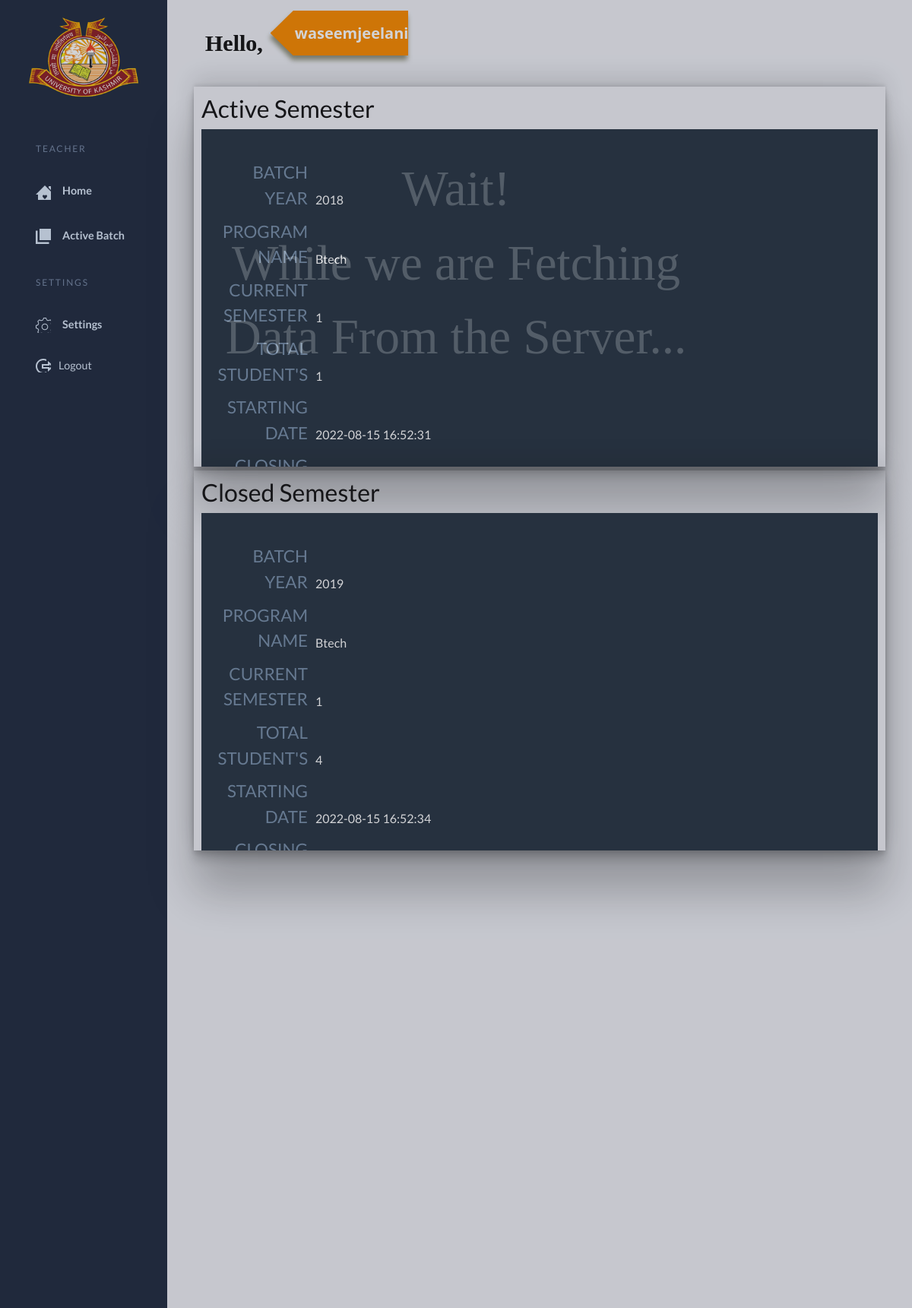
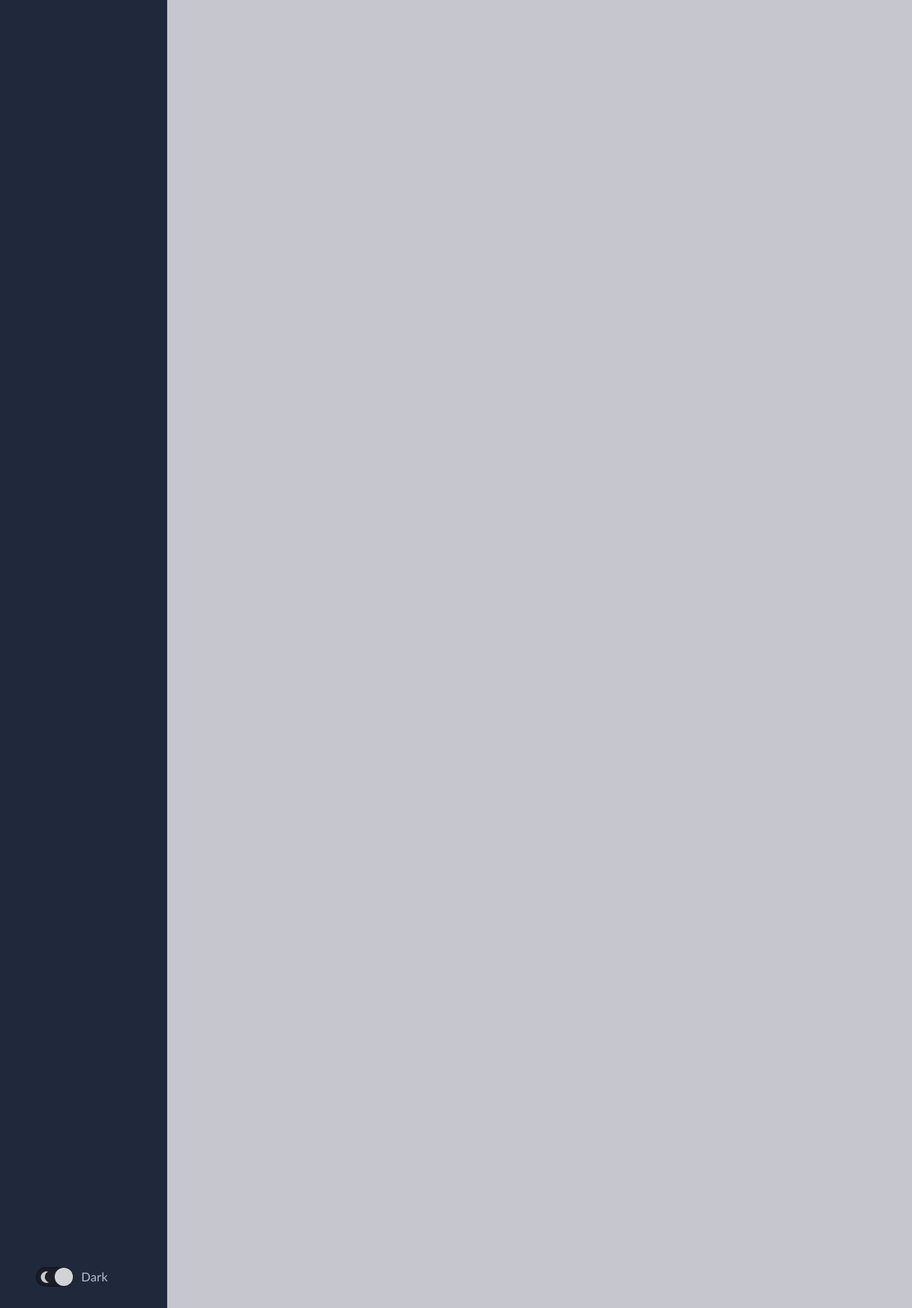
Page /teacher/dashboard.php (signed in) on the committed database (2 pictures, top to bottom).
### tables this page shows
CREATE TABLE `teacher` (
  `teacherid` int(11) NOT NULL,
  `teacherusername` varchar(100) NOT NULL,
  `teacherempid` varchar(100) NOT NULL,
  `teacherphonenumber` varchar(100) NOT NULL,
  `teacherposition` int(100) NOT NULL,
  `teacherpassword` varchar(100) NOT NULL,
  `creationtime` timestamp NOT NULL DEFAULT current_timestamp(),
  `coordinatorid` int(100) NOT NULL,
  `teacherstatus` varchar(100) NOT NULL DEFAULT 'active'
);

CREATE TABLE `batch` (
  `batchid` int(11) NOT NULL,
  `batchyear` int(10) NOT NULL,
  `currentsemester` int(10) NOT NULL DEFAULT 0,
  `creationdate` timestamp NOT NULL DEFAULT current_timestamp() ON UPDATE current_timestamp(),
  `branchid` int(100) NOT NULL,
  `batchstatus` varchar(100) NOT NULL DEFAULT '0'
);

CREATE TABLE `branch` (
  `branchid` int(100) NOT NULL,
  `branchname` varchar(100) NOT NULL,
  `totalsemester` varchar(100) NOT NULL,
  `creationdate` timestamp(6) NOT NULL DEFAULT current_timestamp(6),
  `coordinatorid` bigint(100) NOT NULL
);

CREATE TABLE `semester` (
  `semesterid` int(11) NOT NULL,
  `semesterno` int(100) NOT NULL,
  `batchid` int(11) NOT NULL,
  `opendate` timestamp NOT NULL DEFAULT current_timestamp(),
  `closedate` timestamp NULL DEFAULT NULL,
  `semesterstatus` varchar(100) NOT NULL
);

### teacher/loaddata/loadactivesemester.php (the view, shortened to what this page needs)
<div class="maintable">
    <h2>Active Semester</h2>
    <main>
        <table>
            <tfoot>
                <tr>
                    <th colspan="3"></th>
                </tr>
            </tfoot>
            <tbody>
                <?php
                $sqlnew = $conn->prepare("SELECT * FROM  teacher INNER join coordinator on teacher.coordinatorid = coordinator.coordinatiorid INNER join branch on branch.coordinatorid = coordinator.coordinatiorid INNER join batch on batch.branchid = branch.branchid INNER join semester on batch.batchid = semester.batchid WHERE teacher.teacherid = ?");
                $sqlnew->bindParam(1, $teacherid);
                $sqlnew->execute();
                $resultall = $sqlnew->fetchAll(PDO::FETCH_ASSOC);
                foreach ($resultall as $row) {
                    if ($row["semesterstatus"] == 1) {
                        $batchidcount =  $row['batchid'];
                        $sqlpre = $conn->prepare("SELECT * FROM `student` WHERE `batchid` = ?");
                        $sqlpre->bindParam(1, $batchidcount);
                        $sqlpre->execute();
                        $totalstudent = $sqlpre->rowCount();
                ?>
                <tr>
                    <td data-title="Batch Year"><?php echo $row['batchyear']; ?>
                    </td>
                    <td data-title="Program Name"><?php echo $row['branchname']; ?></td>
                    <td data-title="Current Semester"><?php echo $row['currentsemester']; ?></td>
                    <td data-title="Total Student's"><?php echo $totalstudent; ?> </td>
                    <td data-title="Starting Date"><?php echo $row['opendate']; ?></td>
                    <td data-title="Closing Date"><?php echo $row['closedate']; ?></td>
                </tr>
                <?php
                    }
                }
                ?>
            </tbody>
        </table>
    </main>
</div>
<div class="maintable">
    <h2>Closed Semester</h2>
    <main>
        <table>
            <tfoot>
                <tr>
                    <th colspan="3"></th>
                </tr>
            </tfoot>
            <tbody>
                <?php
                foreach ($resultall as $row) {
                    if ($row["semesterstatus"] == 0) {
                        $batchidcount =  $row['batchid'];
                        $sqlpre = $conn->prepare("SELECT * FROM `student` WHERE `batchid` = ?");
                        $sqlpre->bindParam(1, $batchidcount);
                        $sqlpre->execute();
                        $totalstudent = $sqlpre->rowCount();
                ?>
                <tr>
                    <td data-title="Batch Year"><?php echo $row['batchyear']; ?>
                    </td>
                    <td data-title="Program Name"><?php echo $row['branchname']; ?></td>
                    <td data-title="Current Semester"><?php echo $row['semesterno']; ?></td>
                    <td data-title="Total Student's"><?php echo $totalstudent; ?></td>
                    <td data-title="Starting Date"><?php echo $row['opendate']; ?></td>
                    <td data-title="Closing Date"><?php echo $row['closedate']; ?></td>
                </tr>
                <?php
                    }
                }
                ?>
            </tbody>
        </table>
    </main>
</div>

### coordinator/table.css (style rules this page uses)
main { background-color: #2C3845; }
table { display: block; }
tr, td, tbody, tfoot { display: block; }
tr { padding-bottom: 10px; }
td { padding: 10px 10px 0; text-align: center; }
td:before { content: attr(data-title); color: #7a91aa; text-transform: uppercase; font-size: 1.4rem; padding-right: 10px; display: block; }
table { width: 100%; }
th { text-align: left; font-weight: 700; }
tbody td { color: white; }
tfoot th { display: block; padding: 10px; text-align: center; color: #b8c4d2; }
@media (min-width: 900px) { td { text-align: left; } }
@media (min-width: 900px) { td:before { display: inline-block; text-align: right; width: 140px; } }

### coordinator/dash.css (style rules this page uses)
:root { --page-header-bgColor: #242e42; --page-header-bgColor-hover: #1d2636; --page-header-txtColor: #dde9f8; --page-header-headingColor: #7889a4; --page-header-width: 220px; --page-content-bgColor: #f0f1f6; --page-content-txtColor: #171616; --page-content-blockColor: #fff; --white: #fff; --black: #333; --blue: #00b9eb; --red: #ec1848; --border-radius: 4px; --box-shadow: 0 0 10px -2px rgba(0, 0, 0, 0.075); --switch-bgLightModeColor: #87cefa; --switch-sunColor: gold; --switch-moonColor: #f4f4f4; --switch-bgDarkModeColor: #1f1f27; }
* { padding: 0; margin: 0; box-sizing: border-box; }
body { font: 16px/1.5 "Lato", sans-serif; }
body { position: relative; }

### teacher/loaddata/loadactivesemester.php (style rules this page uses)
.maintable { max-height: 500px; overflow-y: scroll; padding: 10px; margin: 5px; box-shadow: rgb(0 0 0 / 25%) 0px 54px 55px, rgb(0 0 0 / 12%) 0px -12px 30px, rgb(0 0 0 / 12%) 0px 4px 6px, rgb(0 0 0 / 17%) 0px 12px 13px, rgb(0 0 0 / 9%) 0px -3px 5px; }

### rows in the picture
teacher: batch.batchyear "2018", branch.branchname "Btech", batch.currentsemester "1", totalstudent "1", semester.opendate "2022-08-15 16:52:31", batch.batchyear "2019", semester.semesterno "1", totalstudent "4", semester.opendate "2022-08-15 16:52:34"

### other values in the picture
$_SESSION['teacherusername'] "waseemjeelani"
